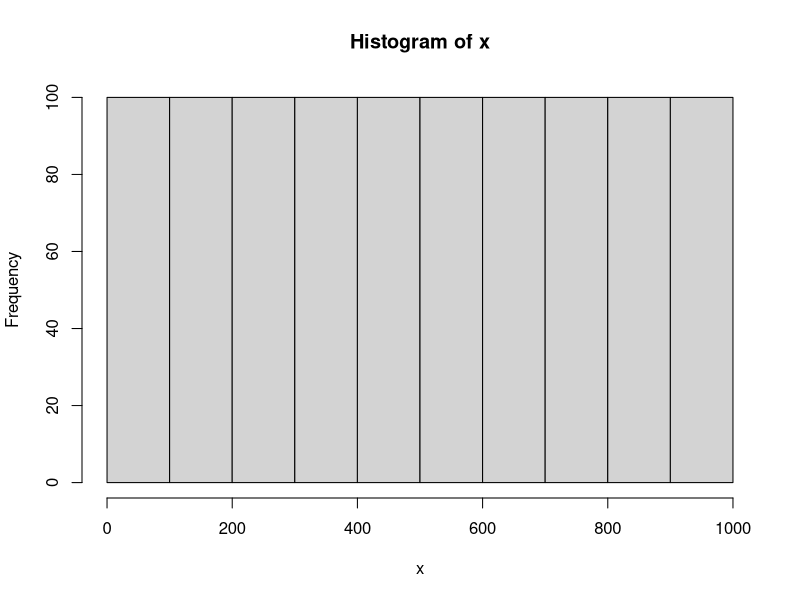
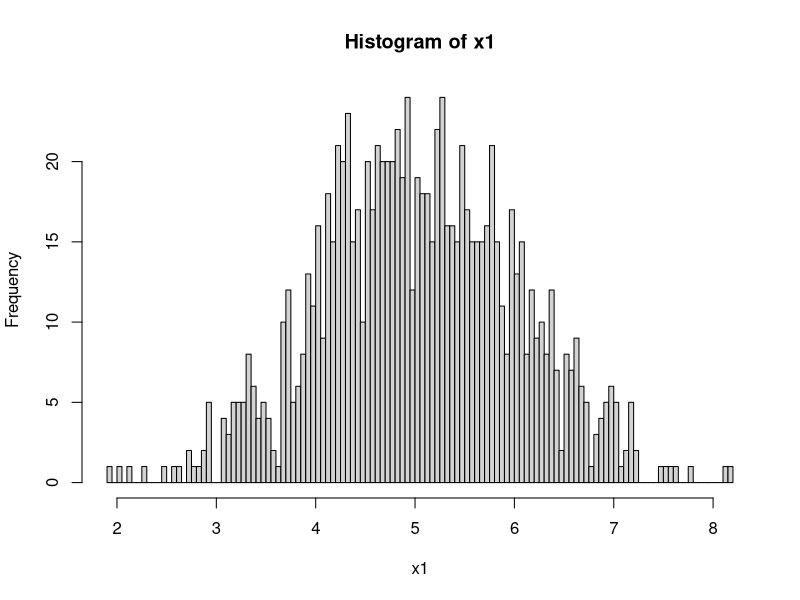
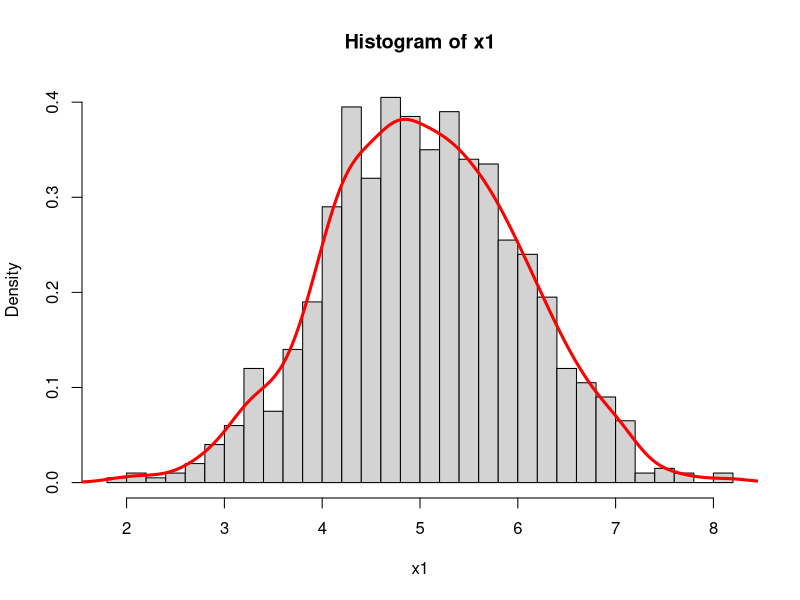
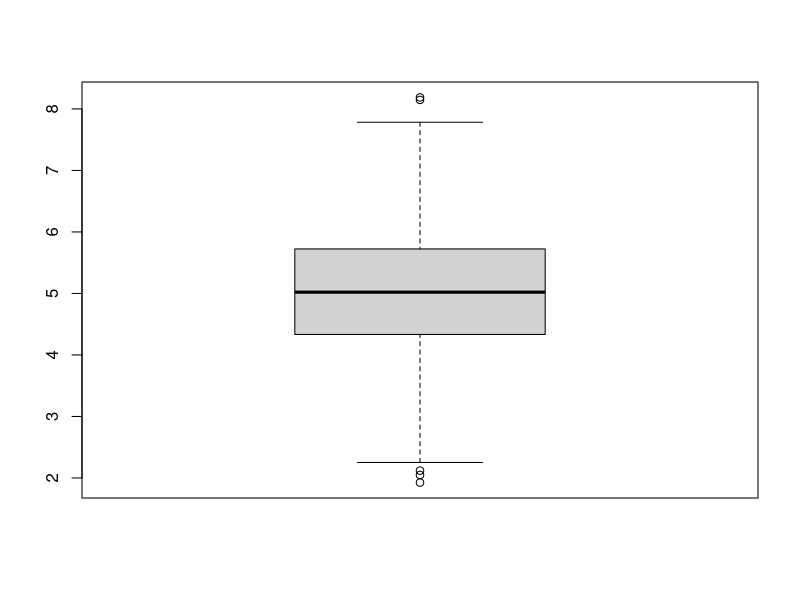
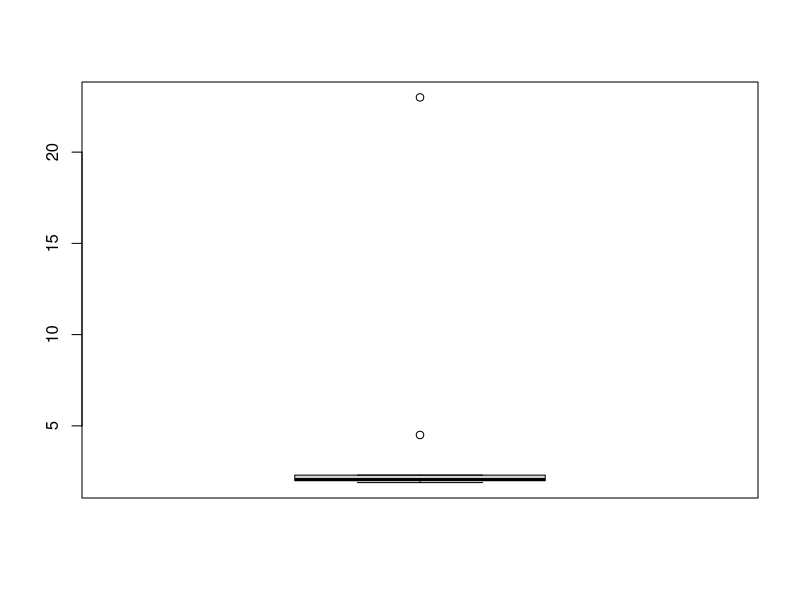

The R script that drew these images, in order:

################################################################################
#    &&&....&&&    % Learning R Course in Summer of 2022                       #
#  &&&&&&..&&&&&&  % Teacher: Bo Li, Mingwei Liu                               #
#  &&&&&&&&&&&&&&  % Date: Jul. 05th, 2022                                     #
#   &&&&&&&&&&&&   %                                                           #
#     &&&&&&&&     % Environment: R version 4.1.1;                             #
#       &&&&       % Platform: x86_64-w64-mingw32/x64 (64-bit)                 #
#        &         %                                                           #
################################################################################

################################################################################
### code chunk number 05: Installing & Running R Language.
################################################################################

### ****************************************************************************
### Step-01. About working directory in R. 

# For windows, work directory. 

pri.dir <- getwd()

setwd("D:/00-GitHub/LRC/tmp/")

### End of Step-01.
### ****************************************************************************

### ****************************************************************************
### Step-02. mean(), median(). 

# 1) Mean. 

x <- c(1:10)

av <- mean(x)

print(av)

x[3] <- NA

print(x)

av1 <- mean(x, na.rm = TRUE)

print(av1)

?mean # remove

# 2) Median. 

mv <- median(x)

print(mv)

# 3) fivenum

x <- 1:10

fivenum(x)

summary(x)

# 4) var, sd

var(x)

x1 <- var(x)

x1^0.5

sd(x)

# 5) data distribution

x <- 1:1000

hist(x)

x1 <- rnorm(1000, mean = 5, sd = 1)

mean(x1); sd(x1); var(x1)

hist(x1, breaks = 100) # 直方图

hist(x1, breaks = 30, probability = TRUE)

lines(density(x1), col = "red", lwd = 3)

### End of Step-02.
### ****************************************************************************

x1

quantile(x1)
median(x1)

quantile(x1)[3] == median(x1)

boxplot(x1) # 触须

quantile(x1, 0.75) - quantile(x1, 0.25) # !!!

IQR(x1)

range(x1)

# 

e <- c(2.1, 2.0, 1.9, 4.5, 2.2, 2.3, 1.89, 23, 2.0, 2.01)

te1 <- mean(e)

te2 <- median(e)

te3 <- mean(e[c(-4, -8)])

print(te3)

boxplot(e)


### ****************************************************************************
### Step-03. Skewness and kurtosis. 

# 1) Installing the related R package. 

install.packages("fBasics")

# 2) Computing the statistics.


### End of Step-03.
### ****************************************************************************

### ****************************************************************************
### Step-04. Reading and writing xlsx format files. 

# 1) Reading the xlsx files. 


# 2) Writing the xlsx files. 


### End of Step-04.
### ****************************************************************************

### ****************************************************************************
### Step-05. Reading and writing XML format files. 

# 1) Reading the XML files. 


# 2) Writing the XML files. 

### End of Step-05.
### ****************************************************************************

### ****************************************************************************
### Step-06. Reading and writing json format files. 

# 1) Reading the json files. 


# 2) Writing the json files. 

### End of Step-06.
### ****************************************************************************

################################################################################
### End of chunk-01.
################################################################################
